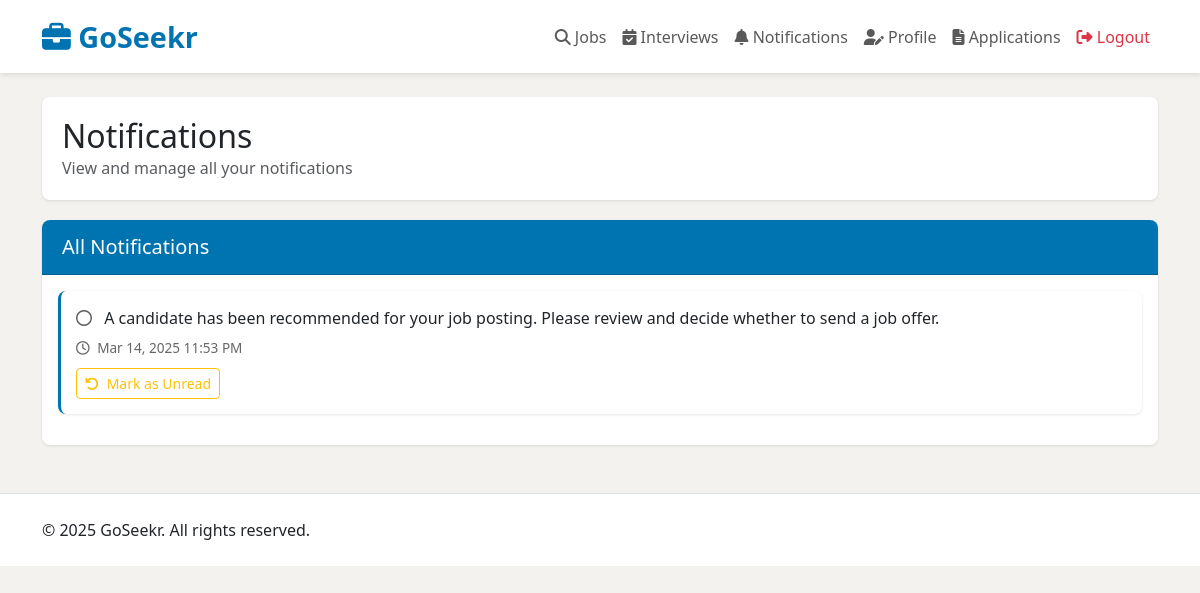
The app's page /job_seeker/notifications.php (signed in), older data.
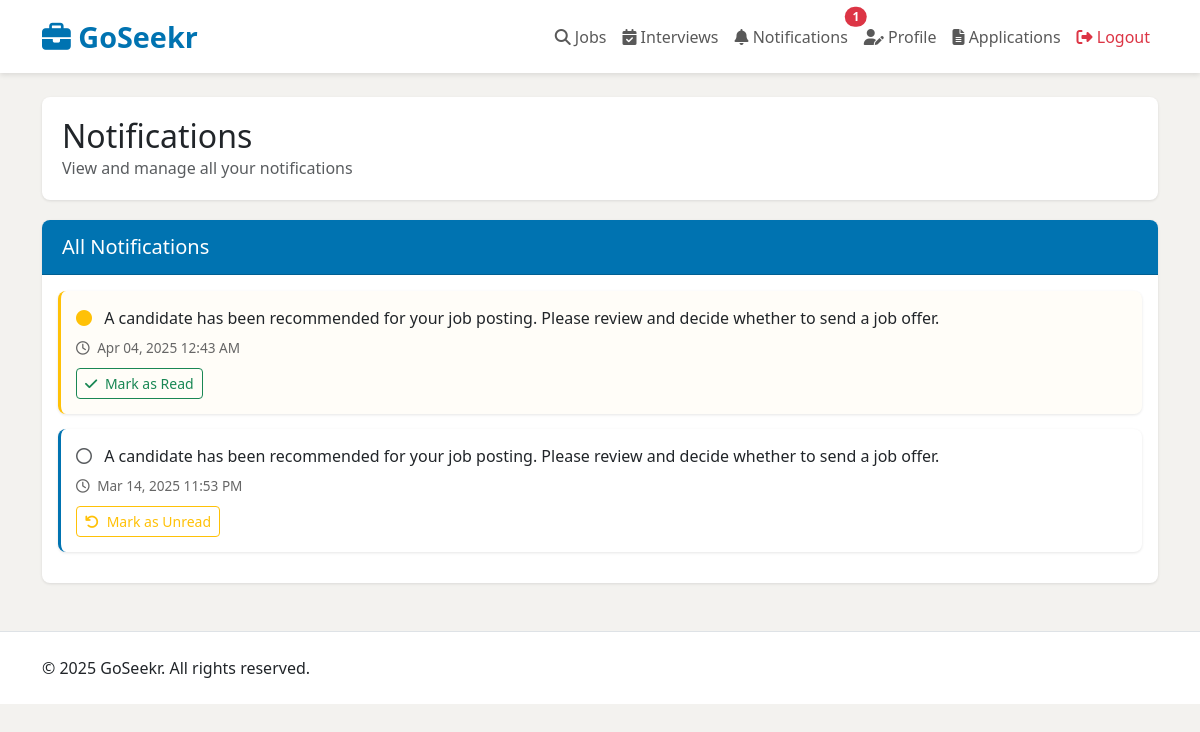
The same page, newer data.
### tables this page shows
CREATE TABLE `notifications` (
  `notification_id` int(11) NOT NULL,
  `user_id` int(11) NOT NULL,
  `message` text NOT NULL,
  `status` enum('unread','read') DEFAULT 'unread',
  `created_at` timestamp NOT NULL DEFAULT current_timestamp(),
  `interview_id` int(11) DEFAULT NULL
);

### job_seeker/notifications.php (the view, shortened to what the changed rows need)
<?php
include '../db.php';
$user_id = $_SESSION['user_id'];
$sql = "SELECT * FROM notifications WHERE user_id = $user_id ORDER BY created_at DESC";
$result = $conn->query($sql);
$sql = "SELECT COUNT(*) AS unread_count FROM notifications WHERE user_id = $user_id AND status = 'unread'";
$unread_count = $conn->query($sql)->fetch_assoc()['unread_count'];
?>
<!DOCTYPE html>
<html lang="en">
<head>
    <link href="https://cdn.jsdelivr.net/npm/bootstrap@5.3.0/dist/css/bootstrap.min.css" rel="stylesheet">
    <link rel="stylesheet" href="https://cdnjs.cloudflare.com/ajax/libs/font-awesome/6.4.0/css/all.min.css">
</head>
<body>
    <nav class="navbar navbar-expand-lg navbar-light">
        <div class="container">
            <div class="collapse navbar-collapse" id="navbarNav">
                <ul class="navbar-nav ms-auto">
                    <li class="nav-item nav-notification">
                        <a class="nav-link position-relative" href="notifications.php">
                            <i class="fas fa-bell"></i> Notifications
                            <?php if ($unread_count > 0): ?>
                                <span class="position-absolute top-0 start-100 translate-middle badge rounded-pill bg-danger">
                                    <?php echo $unread_count; ?>
                                </span>
                            <?php endif; ?>
                        </a>
                    </li>
                </ul>
            </div>
        </div>
    </nav>
    <div class="container mt-4">
        <div class="page-header">
            <div class="d-flex justify-content-between align-items-center">
                <h2 class="mb-0">Notifications</h2>
            </div>
        </div>
        <div class="card">
            <div class="card-body">
                <?php if ($result->num_rows > 0): ?>
                    <?php while ($notification = $result->fetch_assoc()): ?>
                        <div class="notification-item <?php echo $notification['status'] === 'unread' ? 'unread' : ''; ?>">
                            <div class="notification-message">
                                <i class="<?php echo $notification['status'] === 'unread' ? 'fas fa-circle text-warning me-2' : 'far fa-circle text-muted me-2'; ?>"></i>
                                <?php echo $notification['message']; ?>
                            </div>
                            <div class="notification-time">
                                <i class="far fa-clock me-1"></i>
                                <?php echo date('M d, Y h:i A', strtotime($notification['created_at'])); ?>
                            </div>
                            <div class="notification-actions">
                                <?php if ($notification['status'] === 'unread'): ?>
                                    <a href="?mark_as_read=<?php echo $notification['notification_id']; ?>" class="btn btn-sm btn-outline-success">
                                        <i class="fas fa-check me-1"></i> Mark as Read
                                    </a>
                                <?php else: ?>
                                    <a href="?mark_as_unread=<?php echo $notification['notification_id']; ?>" class="btn btn-sm btn-outline-warning">
                                        <i class="fas fa-undo me-1"></i> Mark as Unread
                                    </a>
                                <?php endif; ?>
                            </div>
                        </div>
                    <?php endwhile; ?>
                <?php endif; ?>
            </div>
        </div>
    </div>
</body>
</html>

Row changes from the older to the newer data that the page shows:
added notifications: message "A candidate has been recommended for your job posting. Please review and decide whether to send a job offer.", created_at "Apr 04, 2025 12:43 AM", status "unread" (drawn)
Text that changed along with them:
$unread_count: (not shown) → "1"
